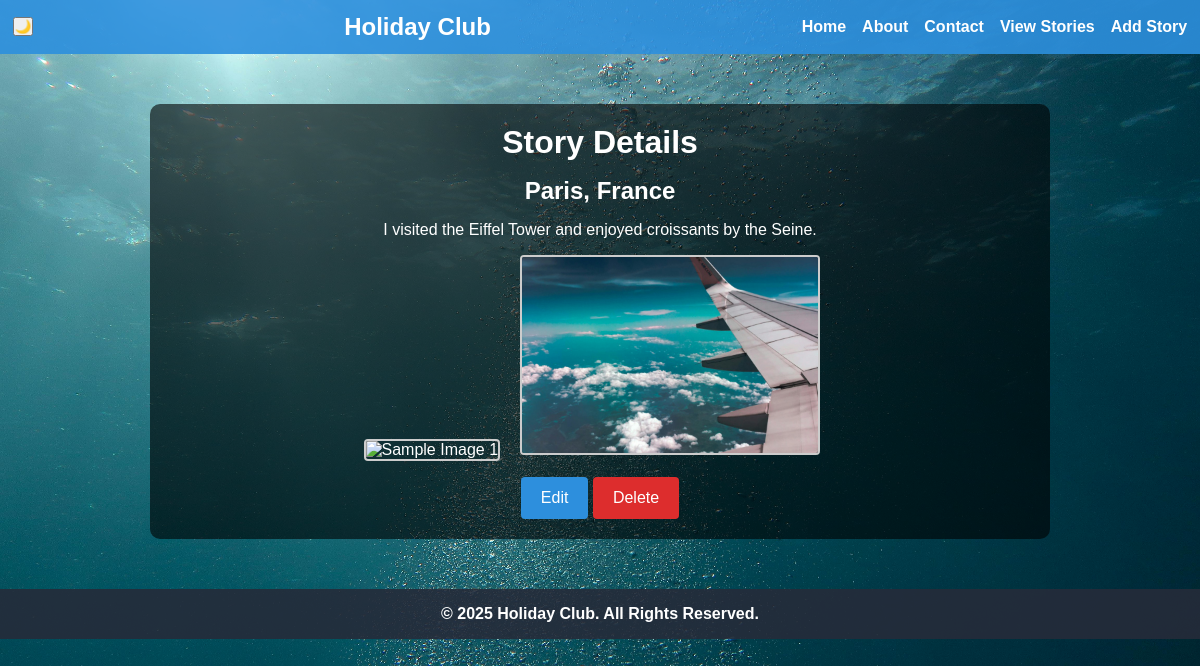
The page /story/1 on the database its author committed.
### tables this page shows
CREATE TABLE stories (
            id INTEGER PRIMARY KEY AUTOINCREMENT,
            location TEXT NOT NULL,
            story_text TEXT NOT NULL
        );

### app.py (the view)
@app.route('/story/<int:story_id>')
def story_detail(story_id):
    conn = get_db_connection()
    story = conn.execute('SELECT * FROM stories WHERE id = ?', (story_id,)).fetchone()
    conn.close()
    if story is None:
        flash("Story not found!", "error")
        return redirect(url_for('view_story'))
    return render_template('story.html', story=story)

### app.py (called while the page is built)
def get_db_connection():
    conn = sqlite3.connect(DATABASE)
    conn.row_factory = sqlite3.Row
    return conn

### templates/story.html
{% extends 'base.html' %}
{% block content %}
<h1>Story Details</h1>
<div class="story-detail">
  <h2>{{ story.location }}</h2>
  <p>{{ story.story_text }}</p>
  <div class="story-images">
    <img src="{{ url_for('static', filename='images/sample1.jpg') }}" alt="Sample Image 1">
    <img src="{{ url_for('static', filename='images/sample2.jpg') }}" alt="Sample Image 2">
  </div>
</div>
<div class="story-actions">
  <a href="{{ url_for('edit_story', story_id=story.id) }}" class="btn">Edit</a>
  <a href="{{ url_for('delete_story', story_id=story.id) }}" class="btn delete">Delete</a>
</div>
{% endblock %}

### static/css/styles.css (style rules this page uses)
* { margin: 0; padding: 0; box-sizing: border-box; }
body { background: url("../images/background.jpg") no-repeat center center fixed; background-size: cover; font-family: Arial, sans-serif; color: white; margin: 0; padding: 0; }
h1, h2 { margin-bottom: 1rem; }
button[type="submit"], .btn { background-color: #2d8fdd; color: #fff; border: none; padding: 0.75rem 1.25rem; border-radius: 4px; cursor: pointer; text-decoration: none; display: inline-block; }
.btn.delete { background-color: #dd2d2d; }
.story-detail { margin: 1rem 0; }
.story-images img { width: 300px; height: 200px; object-fit: cover; margin-right: 1rem; margin-top: 1rem; border: 2px solid #ccc; border-radius: 4px; }

### rows shown on the page
stories: location "Paris, France", story_text "I visited the Eiffel Tower and enjoyed croissants by the Seine."
